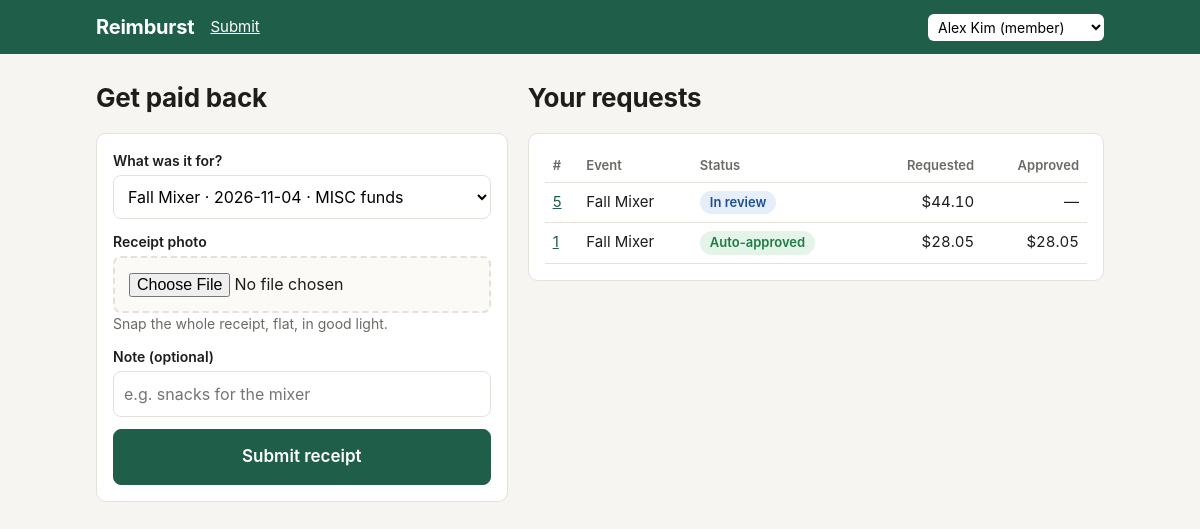
The app's page /member with its own data.
### tables this page shows
CREATE TABLE submissions (
    id INTEGER PRIMARY KEY,
    member_id INTEGER NOT NULL REFERENCES members(id),
    event_id INTEGER NOT NULL REFERENCES events(id),
    note TEXT NOT NULL DEFAULT '',
    status TEXT NOT NULL,
    requested_cents INTEGER,
    recommended_cents INTEGER,
    approved_cents INTEGER,
    risk_score INTEGER NOT NULL DEFAULT 0,
    recommendation TEXT NOT NULL DEFAULT '',
    member_message TEXT NOT NULL DEFAULT '',
    treasurer_note TEXT NOT NULL DEFAULT '',
    held_until TEXT,                      -- YYYY-MM-DD, payout waits until the event happened
    packet_id INTEGER REFERENCES packets(id),
    error TEXT NOT NULL DEFAULT '',
    created_at TEXT NOT NULL,
    updated_at TEXT NOT NULL
);

CREATE TABLE events (
    id INTEGER PRIMARY KEY,
    club_id INTEGER NOT NULL REFERENCES clubs(id),
    name TEXT NOT NULL,
    event_date TEXT NOT NULL,             -- YYYY-MM-DD
    fund TEXT NOT NULL CHECK (fund IN ('ABSA', 'MISC')),
    budget_cents INTEGER NOT NULL DEFAULT 0
);

### app/main.py (the view)
@app.get("/member")
def member_home(request: Request):
    user = current_user(request)
    events = db.all_rows(  # past events first (most recent on top), upcoming after
        "SELECT * FROM events WHERE club_id = ?"
        " ORDER BY event_date > date('now', 'localtime'), event_date DESC", (user["club_id"],))
    subs = db.all_rows(
        """SELECT s.*, e.name AS event_name FROM submissions s JOIN events e ON e.id = s.event_id
           WHERE s.member_id = ? ORDER BY s.id DESC""",
        (user["id"],),
    )
    return render(request, "member.html", events=events, subs=subs)

### app/templates/member.html (shortened to what this page needs)
{% extends "base.html" %}
{% set nav = 'member' %}
{% block content %}
<div class="grid2">
  <section>
    <h1>Get paid back</h1>
    <form class="card stack" action="/submit" method="post" enctype="multipart/form-data">
      <div>
        <label for="event">What was it for?</label>
        <select id="event" name="event_id" required>
          {% for e in events %}
          <option value="{{ e.id }}">{{ e.name }} · {{ e.event_date }} · {{ e.fund }} funds</option>
          {% endfor %}
        </select>
      </div>
      <div>
        <label for="file">Receipt photo</label>
        <input id="file" type="file" name="file" accept="image/*" required>
        <div class="muted small">Snap the whole receipt, flat, in good light.</div>
      </div>
      <div>
        <label for="note">Note (optional)</label>
        <input id="note" type="text" name="note" maxlength="500" placeholder="e.g. snacks for the mixer">
      </div>
      <button class="wide" type="submit">Submit receipt</button>
    </form>
  </section>
  <section>
    <h1>Your requests</h1>
    <div class="card scroll">
      {% if subs %}
      <table>
        <tr><th>#</th><th>Event</th><th>Status</th><th class="num">Requested</th><th class="num">Approved</th></tr>
        {% for s in subs %}
        {% set label, color = STATUS_LABELS[s.status] %}
        <tr class="rowlink" onclick="location.href='/s/{{ s.id }}'">
          <td><a href="/s/{{ s.id }}">{{ s.id }}</a></td>
          <td>{{ s.event_name }}</td>
          <td><span class="badge b-{{ color }}">{{ label }}</span></td>
          <td class="num">{{ s.requested_cents | money }}</td>
          <td class="num">{{ s.approved_cents | money }}</td>
        </tr>
        {% endfor %}
      </table>
      {% else %}
      <div class="empty">Nothing yet. Your submitted receipts will show up here.</div>
      {% endif %}
    </div>
  </section>
</div>
{% endblock %}

### app/static/style.css (style rules this page uses)
:root { --bg: #f6f5f1; --card: #ffffff; --ink: #1d1d1b; --muted: #6b6a64; --line: #e3e1da; --brand: #1f5f4a; --brand-ink: #ffffff; --green: #1e7a46; --green-bg: #e5f4e9; --amber: #8a5a00; --amber-bg: #fbf0d9; --red: #b3261e; --red-bg: #fbe9e7; --blue: #1d4f91; --blue-bg: #e6eef9; --gray: #55544f; --gray-bg: #eeede8; --purple: #5b3a9a; --purple-bg: #efeafa; --radius: 10px; }
* { box-sizing: border-box; }
body { margin: 0; background: var(--bg); color: var(--ink); font: 16px/1.5 -apple-system, BlinkMacSystemFont, "Segoe UI", Roboto, Helvetica, Arial, sans-serif; }
a { color: var(--brand); }
h1 { font-size: 26px; margin: 4px 0 16px; letter-spacing: -0.01em; }
.muted { color: var(--muted); }
.small { font-size: 14px; }
.card { background: var(--card); border: 1px solid var(--line); border-radius: var(--radius); padding: 16px; }
.stack > * + * { margin-top: 12px; }
.grid2 { display: grid; grid-template-columns: minmax(0, 5fr) minmax(0, 7fr); gap: 20px; align-items: start; }
label { display: block; font-weight: 600; font-size: 14px; margin-bottom: 4px; }
input[type=text], select, textarea { width: 100%; font: inherit; padding: 10px; border: 1px solid var(--line); border-radius: 8px; background: #fff; }
input[type=file] { width: 100%; font: inherit; padding: 14px; border: 2px dashed var(--line); border-radius: 8px; background: #fbfaf7; }
button, .button { display: inline-block; font: inherit; font-weight: 600; padding: 10px 16px; border-radius: 8px; border: 1px solid var(--brand); background: var(--brand); color: #fff; cursor: pointer; text-decoration: none; }
button.wide { width: 100%; padding: 14px; font-size: 17px; }
.badge { display: inline-block; font-size: 13px; font-weight: 600; padding: 2px 10px; border-radius: 999px; white-space: nowrap; }
.b-green { color: var(--green); background: var(--green-bg); }
.b-blue { color: var(--blue); background: var(--blue-bg); }
table { width: 100%; border-collapse: collapse; font-size: 15px; }
th { text-align: left; font-size: 13px; color: var(--muted); font-weight: 600; padding: 6px 8px; border-bottom: 1px solid var(--line); }
td { padding: 8px; border-bottom: 1px solid var(--line); vertical-align: top; }
td.num, th.num { text-align: right; white-space: nowrap; font-variant-numeric: tabular-nums; }
.rowlink { cursor: pointer; }
.scroll { overflow-x: auto; }

### records on screen
submissions: id "5", event_name "Fall Mixer", label "In review", requested_cents "$44.10", approved_cents "—"
submissions: id "1", event_name "Fall Mixer", label "Auto-approved", requested_cents "$28.05", approved_cents "$28.05"

### other values on screen
form field uid "Alex Kim (member)"
form field event_id "Fall Mixer · 2026-11-04 · MISC funds"
